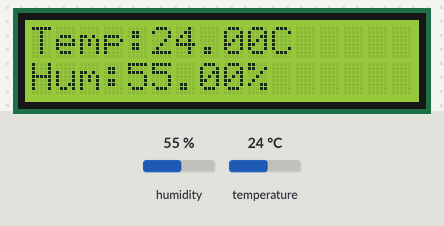
A sketch run on a simulated ESP32. Parts: 16×2 character LCD. The inputs (shaded band) are chosen by the test bench; at power-on: humidity 55 %, temperature 24 °C. What the sketch prints to the serial monitor is not drawn.

Above: at 1.2 s.
1.3 s: humidity set to 22 %
At 11.4 s:
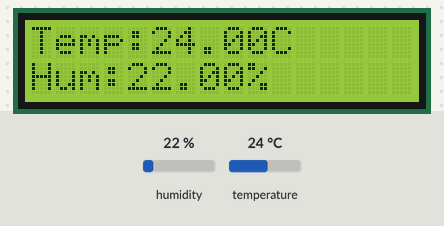
11.7 s: temperature set to 12 °C
At 21.4 s:
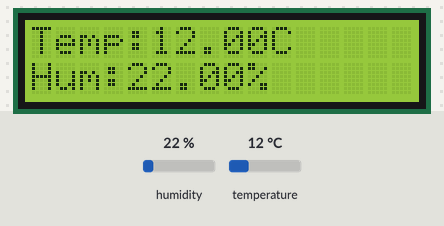
21.8 s: humidity set to 40 %
At 31.3 s:
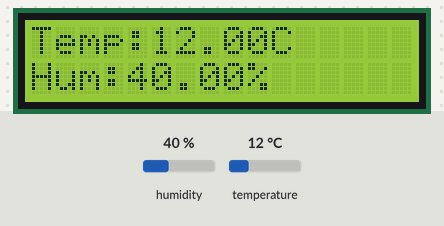
31.9 s: temperature set to 19 °C
At 41.2 s:
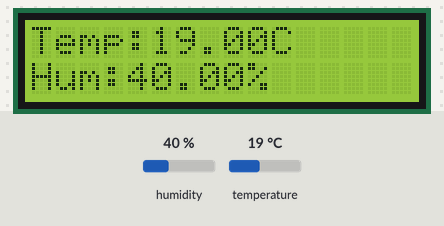
Timing chart, 0 to 42.7 s (numbered marks = the images above; inputs shaded):
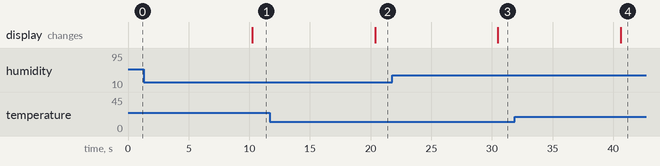

Measured:
- after the input at 1.3 s, the display: changes after 8.9 s (image 1)
- after the input at 11.7 s, the display: changes after 8.7 s (image 2)
- after the input at 21.8 s, the display: changes after 8.7 s (image 3)
- after the input at 31.9 s, the display: changes after 8.7 s (image 4)

The sketch:

2_way_communication_using_DHT11.ino
```cpp
#include <LiquidCrystal_I2C.h>
#include <esp_now.h>
#include <WiFi.h>
#include <Wire.h>
#include <DHT.h>

#define DHTPin 15
#define DHTType DHT11

DHT dht(DHTPin, DHTType);
LiquidCrystal_I2C lcd(0x27, 16, 2);

// Receiver MAC Address
uint8_t broadcastAddress[] = {0x6C, 0xC8, 0x40, 0x34, 0xB0, 0x50};

// Global sensor values
float h;
float t;
float f;

// Incoming values (if needed)
float incomingH;
float incomingT;
float incomingF;

String success;

// Structure for ESP-NOW
typedef struct struct_message {
  float h;
  float t;
  float f;
} struct_message;

struct_message dhtReadings;
struct_message incomingReadings;

esp_now_peer_info_t peerInfo;

// ================= CALLBACKS =================

void OnDataSent(const uint8_t *mac_addr, esp_now_send_status_t status) {
  Serial.print("\r\nLast Packet Send Status:\t");
  Serial.println(status == ESP_NOW_SEND_SUCCESS ? "Delivery Success" : "Delivery Fail");
  if (status ==0){
    success = "Delivery Success :)";
  }
  else{
    success = "Delivery Fail :(";
  }
}

// Receive Callback
void OnDataRecv(const uint8_t * mac, const uint8_t *incomingData, int len) {
  memcpy(&incomingReadings, incomingData, sizeof(incomingReadings));
  incomingT = incomingReadings.t;
  incomingH = incomingReadings.h;
  incomingF = incomingReadings.f;
}

// ================= SETUP =================

void setup() {
  Serial.begin(9600);

  lcd.init();
  lcd.clear();
  lcd.backlight();

  dht.begin();

  WiFi.mode(WIFI_STA);

  if (esp_now_init() != ESP_OK) {
    Serial.println("ESP-NOW Init Failed");
    return;
  }

  esp_now_register_send_cb(esp_now_send_cb_t(OnDataSent));
  esp_now_register_recv_cb(esp_now_recv_cb_t(OnDataRecv));

  // Clear peer info before use
  memset(&peerInfo, 0, sizeof(peerInfo));
  memcpy(peerInfo.peer_addr, broadcastAddress, 6);
  peerInfo.channel = 0;
  peerInfo.encrypt = false;

  if (esp_now_add_peer(&peerInfo) != ESP_OK) {
    Serial.println("Failed to add peer");
    return;
  }
}

// ================= LOOP =================

void loop() {
  getReadings();

  dhtReadings.t = t;
  dhtReadings.h = h;
  dhtReadings.f = f;

  esp_err_t result = esp_now_send(broadcastAddress,(uint8_t *) &dhtReadings,sizeof(dhtReadings));

  if (result == ESP_OK) {
    Serial.println("Data Sent Successfully");
  } else {
    Serial.println("Error Sending Data");
  }

  delay(10000);
}

// ================= SENSOR FUNCTION =================

void getReadings() {
  h = dht.readHumidity();
  t = dht.readTemperature();
  f = dht.readTemperature(true);

  float hif = dht.computeHeatIndex(f, h);       // Fahrenheit
  float hic = dht.computeHeatIndex(t, h, false); // Celsius

  if (isnan(h) || isnan(t) || isnan(f)) {
    Serial.println("DHT Read Failed");

    lcd.clear();
    lcd.setCursor(0, 0);
    lcd.print("DHT Error");
    return;
  }

  // LCD DISPLAY
  lcd.clear();
  lcd.setCursor(0, 0);
  lcd.print("Temp:");
  lcd.print(t);
  lcd.print("C");

  lcd.setCursor(0, 1);
  lcd.print("Hum:");
  lcd.print(h);
  lcd.print("%");

  // SERIAL MONITOR
  Serial.print("Humidity: ");
  Serial.print(h);
  Serial.print("%  Temp: ");
  Serial.print(t);
  Serial.print("C  Heat Index C: ");
  Serial.print(hic);
  Serial.print("  Heat Index F: ");
  Serial.println(hif);
}
```
